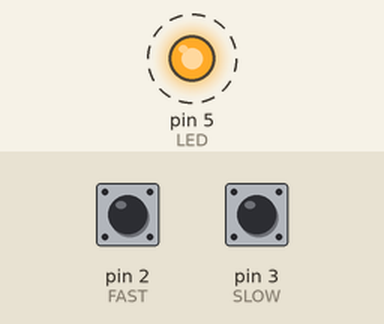
This sketch was run on a simulated Arduino Uno, built with avr-gcc and run on an emulated ATmega328P. Parts: output pins drawn as LEDs (lit = HIGH). Dashed ring = blinking. Inputs (shaded band) come from the test bench; at power-on: pin 2 (FAST) HIGH, pin 3 (SLOW) HIGH.

Above: at 0.5 s.
Timing chart, 0 to 4.6 s (numbered marks = the images above):
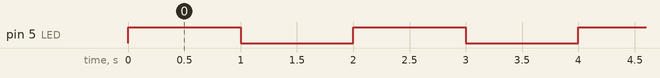

Measured:
- by itself, pin 5 (LED): alternates HIGH for 1.0 s and LOW for 1.0 s

The sketch:

main.ino
```cpp
//----------------------------------------------------------------------
// CONTROLLING THE LED FLASHING RATE
// =================================
//
// In this program an LED and two buttons named FAST and SLOW are connected.
// Pressing FAST increases flashing rate.Pressing SLOW decreases flashing rate.
//
// The program is based on using external interrupts
//
// Modified software that uses software pull-up of input pin
//
// Author: Muhammed Alessa
// File : LEDcontrol
// Date : April, 2026
//----------------------------------------------------------------------
#define ON HIGH // Define ON
#define OFF LOW // Define OFF
uint8_t LED = 5; // LED at port5
uint8_t FAST = 2; // FAST button at port 2
uint8_t SLOW = 3; // SLOW button at port 3
int dely = 1000; // Default delay (1000 ms)
void setup()
{
 pinMode(LED, OUTPUT); // Configure LED as output
 digitalWrite(LED, OFF); // LED OFF at beginning
 pinMode(FAST, INPUT_PULLUP); // Pull-up FAST button pin
 pinMode(SLOW, INPUT_PULLUP); // Pull-up SLOW button pin
 attachInterrupt(digitalPinToInterrupt(2), FAST_CODE, FALLING);
 attachInterrupt(digitalPinToInterrupt(3), SLOW_CODE, FALLING);
}
//
// FAST_CODE interrupt service routine
//
void FAST_CODE()
{
 dely = dely - 50; // Decrement delay
 if(dely < 0)dely = 0;
}
//
// SLOW_CODE interrupt service routine
//
void SLOW_CODE()
{
 dely = dely + 50; // Increment delay
}
void loop()
{
 digitalWrite(LED, ON); // LED ON
 delay(dely); // Delay
 digitalWrite(LED, OFF); // LED OFF
 delay(dely); // Delay
}
```
